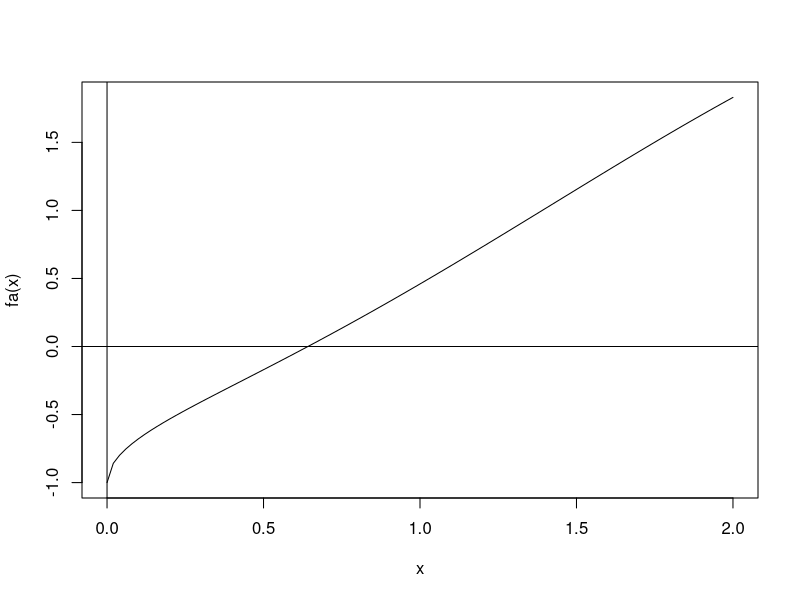
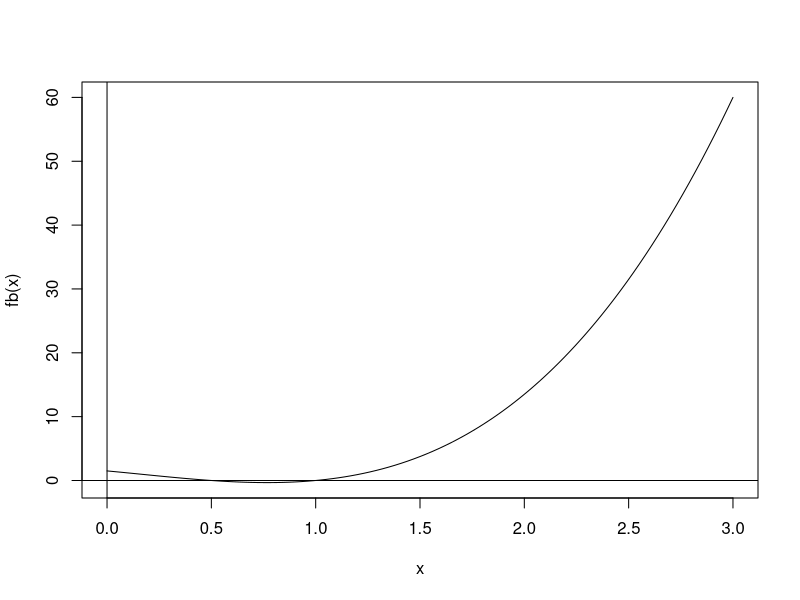
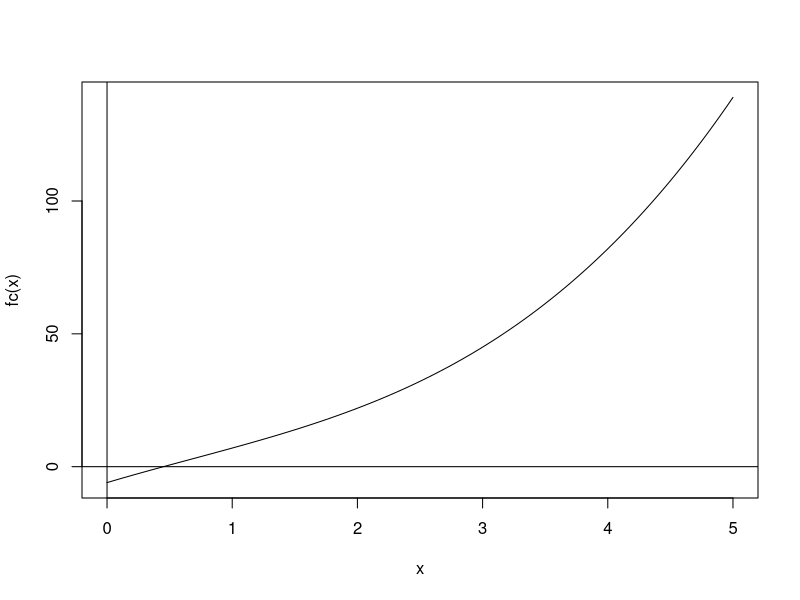

Recreate these plots in R, in order. (Note: this script raises an error after producing the figures.)
## ---- chunk 1
fa <- function(x) {
  sqrt(x)-cos(x)
}

curve(fa, xlim=c(0,2))
abline(h=0)
abline(v=0)
## ---- chunk 2
fb <- function(x) {
  3*(x+1)*(x-1/2)*(x-1)
}

curve(fb, xlim=c(0,3))
abline(h=0)
abline(v=0)

## ---- chunk 3
fc <- function(x) {
  x^3-2*x^2+14*x-6
}

curve(fc, xlim=c(0,5))
abline(h=0)
abline(v=0)

## ---- chunk 4
#1a
bisection(fa, 0, 1, tol = 1,m = 10)
## ---- chunk 5
#1b
bisection(fb, -2, 1.5, tol = 4,m = 10)
bisection(fb, -1.25, 2.5, tol = 4,m = 10)
## ---- chunk 6
#1c
bisection(fc, 0, 1, tol = 0.4,m = 10)
bisection(fc, 1, 3.2, tol = 0.6,m = 10)
bisection(fc, 3.2, 4, tol = 1,m = 10)
## ---- chunk 7
#2a
fa <- function(x) {
  x^2-6
}

fp <- Deriv(fa)
fp

newton(fa, fp, 1, tol = 0.1, m = 10)

## ---- chunk 8
#2b
fb <- function(x) {
  x^3-2*x^2+14*x-6
}

fo <- Deriv(fb)
fo

newton(fb, fo, 1.5, tol = 0.1, m = 10)

## ---- chunk 9

